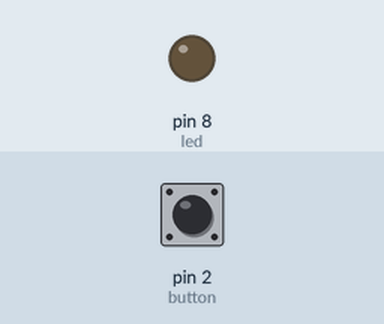
The sketch below on a simulated Arduino Uno, built with avr-gcc and run on an emulated ATmega328P. On the bench: output pins drawn as LEDs (lit = HIGH). The inputs (shaded band) are chosen by the test bench; at power-on: pin 2 (button) LOW.

Above: at 1.2 s.
1.3 s: pin 2 (button) pulled HIGH for 0.15 s
At 1.37 s:
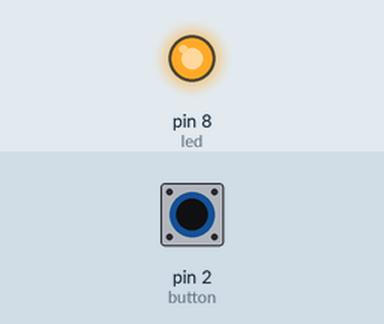
2.9 s: pin 2 (button) pulled HIGH for 3.2 s
At 7.0 s:
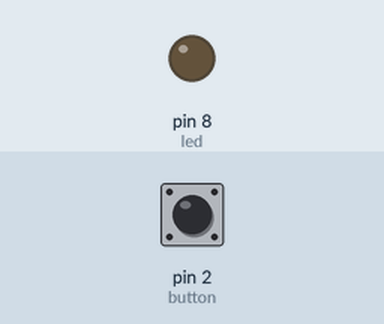
Timing chart, 0 to 8.5 s (numbered marks = the images above; inputs shaded):
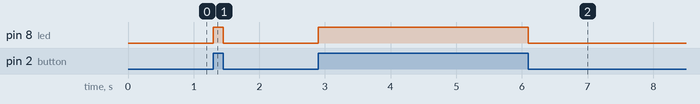

The sketch:

sketch.ino
```cpp
const int led=8,button=2;

void setup() {
  pinMode(led, OUTPUT);
  pinMode(button, INPUT);
}

void loop() {
  digitalWrite(led, digitalRead(button));
}
```

Measured:
- after the input at 1.3 s, pin 8 (led): LOW → HIGH at once, → LOW 0.15 s later
- after the input at 2.9 s, pin 8 (led): LOW → HIGH at once, → LOW 3.2 s later
